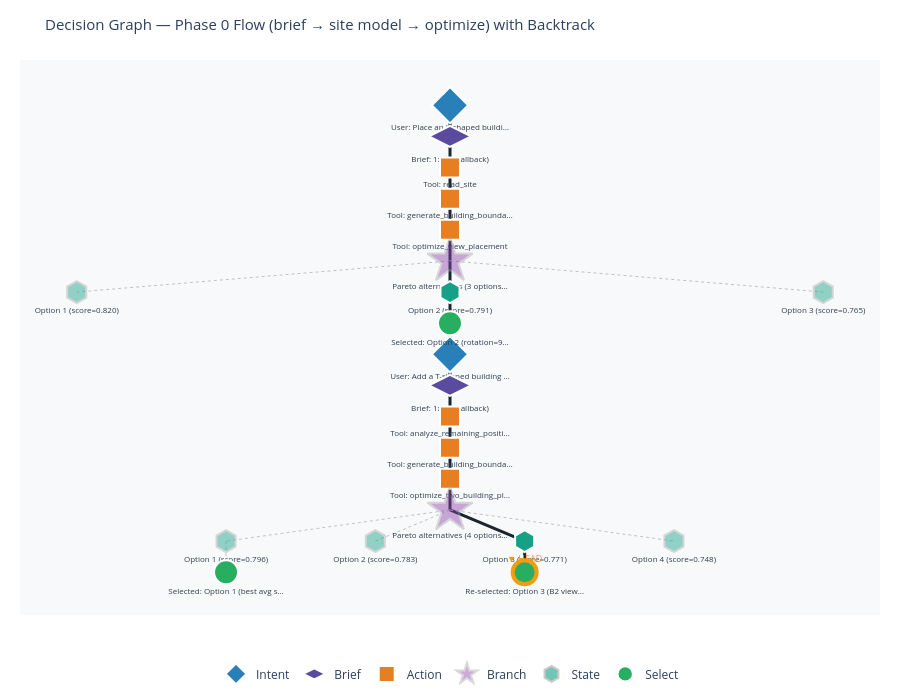

The notebook cell this image was saved under:
### Markdown cell above
## Plotly DAG visualisation

Hierarchical layout:
- **Y axis** = depth level (top = root, down = later decisions)
- **X axis** = horizontal spread within each level
- **Thick solid edge** = selected path (active design history)
- **Thin dashed edge** = unselected branch

Node colours:
- Blue = user intent
- **Indigo diamond = Phase 0 design brief (comprehension step)**
- Orange = tool/action
- Purple = Pareto branch point
- Green = selected option
- Teal = building state / option

### Code cell
def compute_dag_layout(graph_dict):
    """Compute (x, y) positions for a DAG using a simple recursive subtree-width algorithm."""
    nodes = {n['node_id']: n for n in graph_dict['nodes']}
    children_map = defaultdict(list)
    for e in graph_dict['edges']:
        children_map[e['source']].append(e['target'])

    # Find roots (no parent)
    all_children = {e['target'] for e in graph_dict['edges']}
    roots = [n['node_id'] for n in graph_dict['nodes'] if n['node_id'] not in all_children]

    pos = {}
    x_counter = [0]          # mutable counter for leaf x positions

    def place(node_id, depth):
        kids = children_map[node_id]
        if not kids:
            x = x_counter[0]
            x_counter[0] += 1
            pos[node_id] = (x, -depth)
            return x
        child_xs = [place(c, depth + 1) for c in kids]
        x = sum(child_xs) / len(child_xs)
        pos[node_id] = (x, -depth)
        return x

    for r in roots:
        place(r, 0)

    return pos


TYPE_COLORS = {
    'intent':  '#2980b9',   # blue
    'brief':   '#5b4b9e',   # indigo — Phase 0 comprehension
    'action':  '#e67e22',   # orange
    'branch':  '#8e44ad',   # purple
    'select':  '#27ae60',   # green
    'state':   '#16a085',   # teal
}
TYPE_SYMBOLS = {
    'intent': 'diamond',
    'brief':  'diamond-wide',
    'action': 'square',
    'branch': 'star',
    'select': 'circle',
    'state':  'hexagon',
}
TYPE_SIZES = {
    'intent': 28, 'brief': 30, 'action': 20, 'branch': 34, 'select': 24, 'state': 22,
}


def build_plotly_dag(graph, title='Decision Graph'):
    graph_dict = graph.to_dict()
    pos = compute_dag_layout(graph_dict)
    nodes_map = {n['node_id']: n for n in graph_dict['nodes']}
    selected_ids = {n['node_id'] for n in graph_dict['nodes'] if n['is_selected']}
    head_id = graph_dict['head']

    # Build selected-path set (walk from head to root)
    active_path_ids = set()
    nid = head_id
    while nid:
        active_path_ids.add(nid)
        nid = nodes_map[nid].get('parent_id')

    traces = []

    # --- Edges ---
    for e in graph_dict['edges']:
        src_id, tgt_id = e['source'], e['target']
        if src_id not in pos or tgt_id not in pos:
            continue
        x0, y0 = pos[src_id]
        x1, y1 = pos[tgt_id]
        on_active = src_id in active_path_ids and tgt_id in active_path_ids
        color = '#1a252f' if on_active else '#bdc3c7'
        width = 3.0      if on_active else 1.0
        dash  = 'solid'  if on_active else 'dot'
        traces.append(go.Scatter(
            x=[x0, x1, None], y=[y0, y1, None],
            mode='lines',
            line=dict(color=color, width=width, dash=dash),
            hoverinfo='none', showlegend=False,
        ))

    # --- Nodes (one trace per type for legend) ---
    by_type = defaultdict(list)
    for n in graph_dict['nodes']:
        if n['node_id'] in pos:
            by_type[n['type']].append(n)

    for ntype, ns in by_type.items():
        xs = [pos[n['node_id']][0] for n in ns]
        ys = [pos[n['node_id']][1] for n in ns]
        labels = [n['label'][:30] + ('…' if len(n['label']) > 30 else '') for n in ns]
        hover = [
            f"<b>{n['type'].upper()}</b><br>"
            f"{n['label']}<br>"
            f"selected={n['is_selected']}<br>"
            f"id={n['node_id'][:8]}"
            for n in ns
        ]
        color = TYPE_COLORS.get(ntype, '#7f8c8d')
        symbol = TYPE_SYMBOLS.get(ntype, 'circle')
        size = TYPE_SIZES.get(ntype, 22)

        # Ring highlight for head node
        border_colors = [
            '#f39c12' if n['node_id'] == head_id
            else '#fff' if n['is_selected']
            else '#aaa'
            for n in ns
        ]
        border_widths = [4 if n['node_id'] == head_id else 2 for n in ns]

        traces.append(go.Scatter(
            x=xs, y=ys,
            mode='markers+text',
            marker=dict(
                symbol=symbol, size=size, color=color,
                line=dict(color=border_colors, width=border_widths),
                opacity=[1.0 if n['is_selected'] else 0.45 for n in ns],
            ),
            text=labels,
            textposition='bottom center',
            textfont=dict(size=8, color='#2c3e50'),
            hovertext=hover, hoverinfo='text',
            name=ntype.capitalize(),
            legendgroup=ntype,
            showlegend=True,
        ))

    # --- Head annotation ---
    if head_id in pos:
        hx, hy = pos[head_id]
        traces.append(go.Scatter(
            x=[hx], y=[hy + 0.4],
            mode='text',
            text=['▼ HEAD'],
            textfont=dict(size=9, color='#f39c12'),
            showlegend=False, hoverinfo='none',
        ))

    fig = go.Figure(data=traces)
    fig.update_layout(
        title=dict(text=title, font=dict(size=15)),
        xaxis=dict(showgrid=False, zeroline=False, showticklabels=False),
        yaxis=dict(showgrid=False, zeroline=False, showticklabels=False),
        plot_bgcolor='#f8f9fa',
        paper_bgcolor='white',
        legend=dict(orientation='h', y=-0.08, x=0.5, xanchor='center'),
        margin=dict(l=20, r=20, t=60, b=60),
        height=700,
    )
    return fig


fig = build_plotly_dag(g, title='Decision Graph — Phase 0 Flow (brief → site model → optimize) with Backtrack')
fig.show()
print('\nLegend: thick solid edge = active path | dashed = explored but not selected')
print('        indigo diamond = Phase 0 design brief | gold ring = current HEAD')
print('        white border = selected | grey = deselected')

### Figure 1 — Plotly figure (JSON) as saved in the notebook; plotly's stock layout.template omitted (floating-point values rounded to 4 significant figures)
{"data": [{"hoverinfo": "none", "line": {"color": "#1a252f", "dash": "solid", "width": 3}, "mode": "lines", "showlegend": false, "type": "scatter", "x": [2.5, 2.5, null], "y": [0, -1, null]}, {"hoverinfo": "none", "line": {"color": "#1a252f", "dash": "solid", "width": 3}, "mode": "lines", "showlegend": false, "type": "scatter", "x": [2.5, 2.5, null], "y": [-1, -2, null]}, {"hoverinfo": "none", "line": {"color": "#1a252f", "dash": "solid", "width": 3}, "mode": "lines", "showlegend": false, "type": "scatter", "x": [2.5, 2.5, null], "y": [-2, -3, null]}, {"hoverinfo": "none", "line": {"color": "#1a252f", "dash": "solid", "width": 3}, "mode": "lines", "showlegend": false, "type": "scatter", "x": [2.5, 2.5, null], "y": [-3, -4, null]}, {"hoverinfo": "none", "line": {"color": "#1a252f", "dash": "solid", "width": 3}, "mode": "lines", "showlegend": false, "type": "scatter", "x": [2.5, 2.5, null], "y": [-4, -5, null]}, {"hoverinfo": "none", "line": {"color": "#bdc3c7", "dash": "dot", "width": 1}, "mode": "lines", "showlegend": false, "type": "scatter", "x": [2.5, 0, null], "y": [-5, -6, null]}, {"hoverinfo": "none", "line": {"color": "#1a252f", "dash": "solid", "width": 3}, "mode": "lines", "showlegend": false, "type": "scatter", "x": [2.5, 2.5, null], "y": [-5, -6, null]}, {"hoverinfo": "none", "line": {"color": "#bdc3c7", "dash": "dot", "width": 1}, "mode": "lines", "showlegend": false, "type": "scatter", "x": [2.5, 5, null], "y": [-5, -6, null]}, {"hoverinfo": "none", "line": {"color": "#1a252f", "dash": "solid", "width": 3}, "mode": "lines", "showlegend": false, "type": "scatter", "x": [2.5, 2.5, null], "y": [-6, -7, null]}, {"hoverinfo": "none", "line": {"color": "#1a252f", "dash": "solid", "width": 3}, "mode": "lines", "showlegend": false, "type": "scatter", "x": [2.5, 2.5, null], "y": [-7, -8, null]}, {"hoverinfo": "none", "line": {"color": "#1a252f", "dash": "solid", "width": 3}, "mode": "lines", "showlegend": false, "type": "scatter", "x": [2.5, 2.5, null], "y": [-8, -9, null]}, {"hoverinfo": "none", "line": {"color": "#1a252f", "dash": "solid", "width": 3}, "mode": "lines", "showlegend": false, "type": "scatter", "x": [2.5, 2.5, null], "y": [-9, -10, null]}, {"hoverinfo": "none", "line": {"color": "#1a252f", "dash": "solid", "width": 3}, "mode": "lines", "showlegend": false, "type": "scatter", "x": [2.5, 2.5, null], "y": [-10, -11, null]}, {"hoverinfo": "none", "line": {"color": "#1a252f", "dash": "solid", "width": 3}, "mode": "lines", "showlegend": false, "type": "scatter", "x": [2.5, 2.5, null], "y": [-11, -12, null]}, {"hoverinfo": "none", "line": {"color": "#1a252f", "dash": "solid", "width": 3}, "mode": "lines", "showlegend": false, "type": "scatter", "x": [2.5, 2.5, null], "y": [-12, -13, null]}, {"hoverinfo": "none", "line": {"color": "#bdc3c7", "dash": "dot", "width": 1}, "mode": "lines", "showlegend": false, "type": "scatter", "x": [2.5, 1, null], "y": [-13, -14, null]}, {"hoverinfo": "none", "line": {"color": "#bdc3c7", "dash": "dot", "width": 1}, "mode": "lines", "showlegend": false, "type": "scatter", "x": [2.5, 2, null], "y": [-13, -14, null]}, {"hoverinfo": "none", "line": {"color": "#1a252f", "dash": "solid", "width": 3}, "mode": "lines", "showlegend": false, "type": "scatter", "x": [2.5, 3, null], "y": [-13, -14, null]}, {"hoverinfo": "none", "line": {"color": "#bdc3c7", "dash": "dot", "width": 1}, "mode": "lines", "showlegend": false, "type": "scatter", "x": [2.5, 4, null], "y": [-13, -14, null]}, {"hoverinfo": "none", "line": {"color": "#bdc3c7", "dash": "dot", "width": 1}, "mode": "lines", "showlegend": false, "type": "scatter", "x": [1, 1, null], "y": [-14, -15, null]}, {"hoverinfo": "none", "line": {"color": "#1a252f", "dash": "solid", "width": 3}, "mode": "lines", "showlegend": false, "type": "scatter", "x": [3, 3, null], "y": [-14, -15, null]}, {"hoverinfo": "text", "hovertext": ["<b>INTENT</b><br>User: Place an L-shaped building on the south side of the site<br>selected=True<br>id=8109900d", "<b>INTENT</b><br>User: Add a T-shaped building near the north edge facing south<br>selected=True<br>id=135d0313"], "legendgroup": "intent", "marker": {"color": "#2980b9", "line": {"color": ["#fff", "#fff"], "width": [2, 2]}, "opacity": [1, 1], "size": 28, "symbol": "diamond"}, "mode": "markers+text", "name": "Intent", "showlegend": true, "text": ["User: Place an L-shaped buildi…", "User: Add a T-shaped building …"], "textfont": {"color": "#2c3e50", "size": 8}, "textposition": "bottom center", "type": "scatter", "x": [2.5, 2.5], "y": [0, -8]}, {"hoverinfo": "text", "hovertext": ["<b>BRIEF</b><br>Brief: 1x [L] (fallback)<br>selected=True<br>id=692cc345", "<b>BRIEF</b><br>Brief: 1x [T] (fallback)<br>selected=True<br>id=0f098382"], "legendgroup": "brief", "marker": {"color": "#5b4b9e", "line": {"color": ["#fff", "#fff"], "width": [2, 2]}, "opacity": [1, 1], "size": 30, "symbol": "diamond-wide"}, "mode": "markers+text", "name": "Brief", "showlegend": true, "text": ["Brief: 1x [L] (fallback)", "Brief: 1x [T] (fallback)"], "textfont": {"color": "#2c3e50", "size": 8}, "textposition": "bottom center", "type": "scatter", "x": [2.5, 2.5], "y": [-1, -9]}, {"hoverinfo": "text", "hovertext": ["<b>ACTION</b><br>Tool: read_site<br>selected=True<br>id=acb81359", "<b>ACTION</b><br>Tool: generate_building_boundary<br>selected=True<br>id=2b342a79", "<b>ACTION</b><br>Tool: optimize_view_placement<br>selected=True<br>id=93f8d712", "<b>ACTION</b><br>Tool: analyze_remaining_positions<br>selected=True<br>id=a69dd540", "<b>ACTION</b><br>Tool: generate_building_boundary<br>selected=True<br>id=7df69734", "<b>ACTION</b><br>Tool: optimize_two_building_placement<br>selected=True<br>id=1eca9d98"], "legendgroup": "action", "marker": {"color": "#e67e22", "line": {"color": ["#fff", "#fff", "#fff", "#fff", "#fff", "#fff"], "width": [2, 2, 2, 2, 2, 2]}, "opacity": [1, 1, 1, 1, 1, 1], "size": 20, "symbol": "square"}, "mode": "markers+text", "name": "Action", "showlegend": true, "text": ["Tool: read_site", "Tool: generate_building_bounda…", "Tool: optimize_view_placement", "Tool: analyze_remaining_positi…", "Tool: generate_building_bounda…", "Tool: optimize_two_building_pl…"], "textfont": {"color": "#2c3e50", "size": 8}, "textposition": "bottom center", "type": "scatter", "x": [2.5, 2.5, 2.5, 2.5, 2.5, 2.5], "y": [-2, -3, -4, -10, -11, -12]}, {"hoverinfo": "text", "hovertext": ["<b>BRANCH</b><br>Pareto alternatives (3 options)<br>selected=False<br>id=640034e1", "<b>BRANCH</b><br>Pareto alternatives (4 options)<br>selected=False<br>id=7b7b2cfd"], "legendgroup": "branch", "marker": {"color": "#8e44ad", "line": {"color": ["#aaa", "#aaa"], "width": [2, 2]}, "opacity": [0.45, 0.45], "size": 34, "symbol": "star"}, "mode": "markers+text", "name": "Branch", "showlegend": true, "text": ["Pareto alternatives (3 options…", "Pareto alternatives (4 options…"], "textfont": {"color": "#2c3e50", "size": 8}, "textposition": "bottom center", "type": "scatter", "x": [2.5, 2.5], "y": [-5, -13]}, {"hoverinfo": "text", "hovertext": ["<b>STATE</b><br>Option 1 (score=0.820)<br>selected=False<br>id=08db1811", "<b>STATE</b><br>Option 2 (score=0.791)<br>selected=True<br>id=01b4a333", "<b>STATE</b><br>Option 3 (score=0.765)<br>selected=False<br>id=cd490345", "<b>STATE</b><br>Option 1 (score=0.796)<br>selected=False<br>id=c0975998", "<b>STATE</b><br>Option 2 (score=0.783)<br>selected=False<br>id=36001386", "<b>STATE</b><br>Option 3 (score=0.771)<br>selected=True<br>id=1b15d7a9", "<b>STATE</b><br>Option 4 (score=0.748)<br>selected=False<br>id=768831fa"], "legendgroup": "state", "marker": {"color": "#16a085", "line": {"color": ["#aaa", "#fff", "#aaa", "#aaa", "#aaa", "#fff", "#aaa"], "width": [2, 2, 2, 2, 2, 2, 2]}, "opacity": [0.45, 1, 0.45, 0.45, 0.45, 1, 0.45], "size": 22, "symbol": "hexagon"}, "mode": "markers+text", "name": "State", "showlegend": true, "text": ["Option 1 (score=0.820)", "Option 2 (score=0.791)", "Option 3 (score=0.765)", "Option 1 (score=0.796)", "Option 2 (score=0.783)", "Option 3 (score=0.771)", "Option 4 (score=0.748)"], "textfont": {"color": "#2c3e50", "size": 8}, "textposition": "bottom center", "type": "scatter", "x": [0, 2.5, 5, 1, 2, 3, 4], "y": [-6, -6, -6, -14, -14, -14, -14]}, {"hoverinfo": "text", "hovertext": ["<b>SELECT</b><br>Selected: Option 2 (rotation=90°)<br>selected=True<br>id=34ce4143", "<b>SELECT</b><br>Selected: Option 1 (best avg score)<br>selected=True<br>id=f5c151c0", "<b>SELECT</b><br>Re-selected: Option 3 (B2 view priority)<br>selected=True<br>id=7e10cff1"], "legendgroup": "select", "marker": {"color": "#27ae60", "line": {"color": ["#fff", "#fff", "#f39c12"], "width": [2, 2, 4]}, "opacity": [1, 1, 1], "size": 24, "symbol": "circle"}, "mode": "markers+text", "name": "Select", "showlegend": true, "text": ["Selected: Option 2 (rotation=9…", "Selected: Option 1 (best avg s…", "Re-selected: Option 3 (B2 view…"], "textfont": {"color": "#2c3e50", "size": 8}, "textposition": "bottom center", "type": "scatter", "x": [2.5, 1, 3], "y": [-7, -15, -15]}, {"hoverinfo": "none", "mode": "text", "showlegend": false, "text": ["▼ HEAD"], "textfont": {"color": "#f39c12", "size": 9}, "type": "scatter", "x": [3], "y": [-14.6]}], "layout": {"height": 700, "legend": {"orientation": "h", "x": 0.5, "xanchor": "center", "y": -0.08}, "margin": {"b": 60, "l": 20, "r": 20, "t": 60}, "paper_bgcolor": "white", "plot_bgcolor": "#f8f9fa", "title": {"font": {"size": 15}, "text": "Decision Graph — Phase 0 Flow (brief → site model → optimize) with Backtrack"}, "xaxis": {"showgrid": false, "showticklabels": false, "zeroline": false}, "yaxis": {"showgrid": false, "showticklabels": false, "zeroline": false}}}
